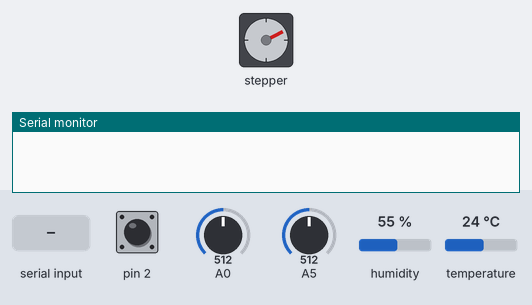
A program run on a simulated Arduino Uno, built with avr-gcc and run on an emulated ATmega328P. Shown: stepper motor, the last lines printed to the serial monitor. The test bench sets the inputs (shaded band); at power-on: pin 2 HIGH, A0 = 512, A5 = 512, humidity 55 %, temperature 24 °C. Stepper angles assume 200 steps per turn.

Above: at 0.8 s.
0.9 s: pin 2 pulled LOW for 0.15 s
2.5 s: "5\n" received over Serial
At 3.0 s:
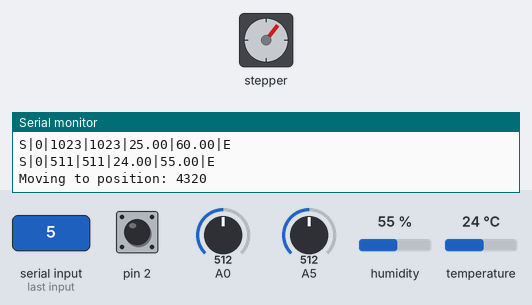
At 4.7 s:
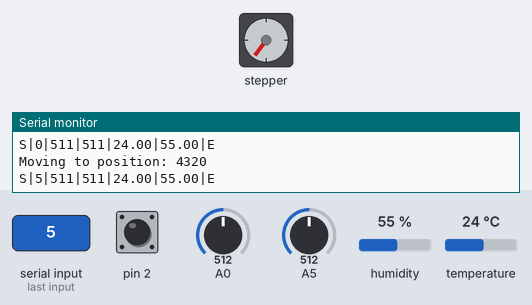
5.5 s: "90,45\n" received over Serial
At 6.5 s:
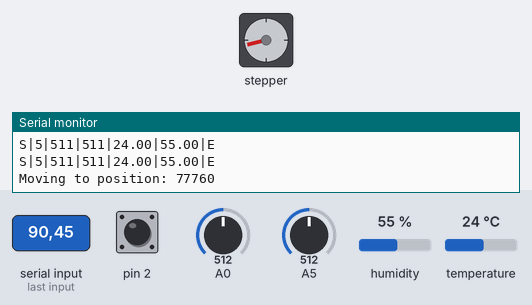
Timing chart, 0 to 47.5 s (numbered marks = the images above; inputs shaded):
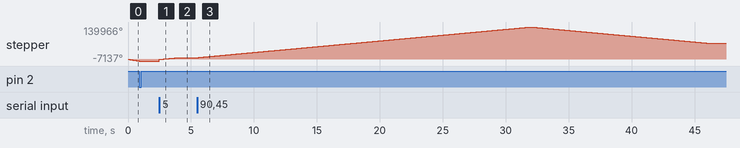

The program:

main.cpp
```cpp
#include <Arduino.h>
#include <AccelStepper.h>
#include <Adafruit_Sensor.h>
#include <DHT.h>
#include <DHT_U.h>

#define STEP_PIN 6
#define DIR_PIN 7
#define DHTPIN 4
#define DHTTYPE DHT11

const int stepsPerRevolution = 200*16;
const long totalSteps = 86400;

AccelStepper stepper(1, STEP_PIN, DIR_PIN);
DHT_Unified dht(DHTPIN, DHTTYPE);

unsigned long previousMillis = 0;
static unsigned long lastSendMillis = 0;
const long interval = 2000;

int lightOut = 1023;
int lightIn = 1023;
float temp = 25.0;
float humidity = 60.0;

int curtainPos = 0;
int lastCurtainPos = 0;

void setup()
{
  Serial.begin(115200);
  stepper.setMaxSpeed(200000);
  stepper.setAcceleration(100000);
  pinMode(2, INPUT_PULLUP);
  while (digitalRead(2) == HIGH) {
    stepper.setSpeed(-50000);
    stepper.runSpeed();
  }
  stepper.stop();
  stepper.setCurrentPosition(0);
  dht.begin();
  Serial.println(F("DHT11 Sensor Initialized"));
}

void loop()
{
  if (Serial.available() > 0) {
    int incomingValue = Serial.parseInt();
    while (Serial.available() > 0) {
      Serial.read();
    }
    if (incomingValue >= 0 && incomingValue <= 100) {
      curtainPos = incomingValue;
    }
  }

  if (curtainPos != lastCurtainPos) {
    lastCurtainPos = curtainPos;
    long targetPosition = map(curtainPos, 0, 100, 0, 86400);
    stepper.moveTo(targetPosition);
    Serial.println("Moving to position: " + String(targetPosition));
  }
  stepper.runToPosition();

  unsigned long currentMillis = millis();

  if (currentMillis - previousMillis >= interval)
  {
    previousMillis = currentMillis;
    sensors_event_t tempEvent, humidityEvent;
    dht.temperature().getEvent(&tempEvent);
    dht.humidity().getEvent(&humidityEvent);

    temp = tempEvent.temperature;
    humidity = humidityEvent.relative_humidity;

    lightOut = 1023 - analogRead(5);
    lightIn = 1023 - analogRead(0);
  }

  if (currentMillis - lastSendMillis >= 1000) {
    lastSendMillis = currentMillis;
    Serial.println("S|" + String(curtainPos) + "|" + String(lightIn) + "|" + String(lightOut) + "|" + String(temp) + "|" + String(humidity) + "|E");
  }
}
```

Measured:
- after the input at 2.5 s, stepper: turns 14913° clockwise in 1.6 s, starting at once
- after the input at 5.5 s, stepper: turns 132190° clockwise in 26.5 s, then 69982° counter-clockwise in 14.1 s
